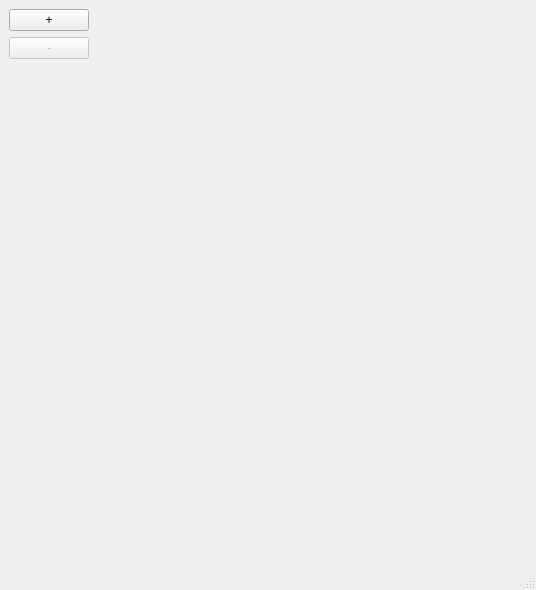
<?xml version="1.0" encoding="UTF-8"?>
<ui version="4.0">
 <class>MainWindow</class>
 <widget class="QMainWindow" name="MainWindow">
  <property name="geometry">
   <rect>
    <x>0</x>
    <y>0</y>
    <width>536</width>
    <height>590</height>
   </rect>
  </property>
  <property name="windowTitle">
   <string>Team Data Simulator</string>
  </property>
  <widget class="QWidget" name="centralwidget">
   <layout class="QGridLayout" name="gridLayout">
    <item row="0" column="1">
     <layout class="QVBoxLayout" name="ButtonLayout">
      <item>
       <widget class="QPushButton" name="PlusButton">
        <property name="sizePolicy">
         <sizepolicy hsizetype="Fixed" vsizetype="Fixed">
          <horstretch>0</horstretch>
          <verstretch>0</verstretch>
         </sizepolicy>
        </property>
        <property name="text">
         <string>+</string>
        </property>
       </widget>
      </item>
      <item>
       <widget class="QPushButton" name="MinusButton">
        <property name="sizePolicy">
         <sizepolicy hsizetype="Fixed" vsizetype="Fixed">
          <horstretch>0</horstretch>
          <verstretch>0</verstretch>
         </sizepolicy>
        </property>
        <property name="text">
         <string>-</string>
        </property>
        <property name="enabled">
         <bool>false</bool>
        </property>
       </widget>
      </item>
     </layout>
    </item>
    <item row="0" column="0">
     <layout class="QHBoxLayout" name="robots_layout">
     </layout>
    </item>
    <item row="1" column="1">
     <spacer name="verticalSpacer">
      <property name="orientation">
       <enum>Qt::Vertical</enum>
      </property>
      <property name="sizeHint" stdset="0">
       <size>
        <width>20</width>
        <height>40</height>
       </size>
      </property>
     </spacer>
    </item>
    <item row="0" column="2">
     <spacer name="horizontalSpacer">
      <property name="orientation">
       <enum>Qt::Horizontal</enum>
      </property>
      <property name="sizeHint" stdset="0">
       <size>
        <width>0</width>
        <height>0</height>
       </size>
      </property>
     </spacer>
    </item>
   </layout>
  </widget>
  <widget class="QMenuBar" name="menubar">
   <property name="geometry">
    <rect>
     <x>0</x>
     <y>0</y>
     <width>536</width>
     <height>22</height>
    </rect>
   </property>
  </widget>
  <widget class="QStatusBar" name="statusbar"/>
 </widget>
 <customwidgets>
 </customwidgets>
 <resources/>
 <connections>
 </connections>
</ui>
